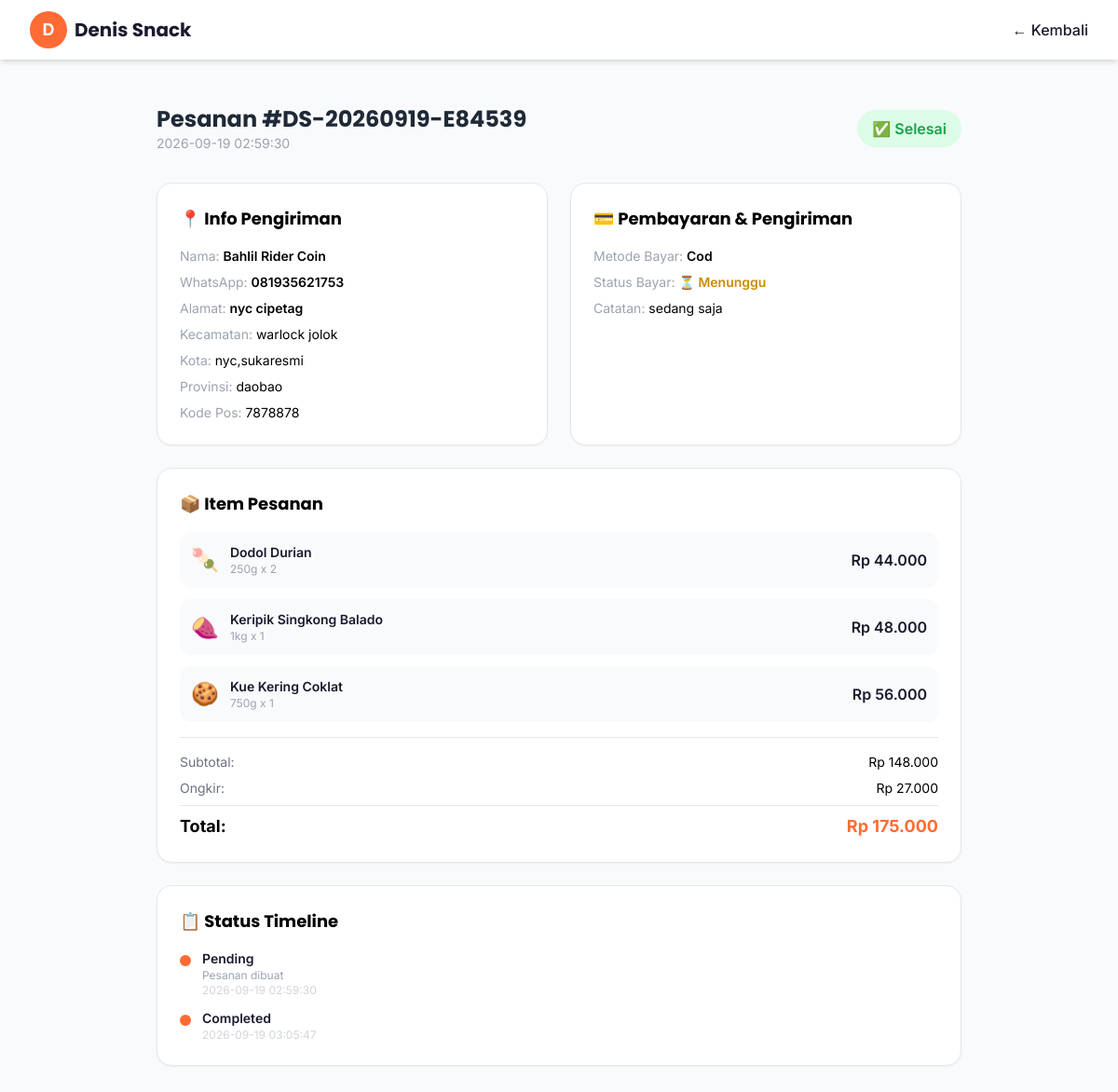
Screenshot of /my-orders/3 (signed in) with the database file from the repository.
### tables this page shows
CREATE TABLE orders (
        id INTEGER PRIMARY KEY AUTOINCREMENT,
        invoice_no TEXT,
        customer_id INTEGER,
        customer_name TEXT NOT NULL,
        phone TEXT NOT NULL,
        address TEXT,
        district TEXT,
        city TEXT,
        province TEXT,
        postal_code TEXT,
        items TEXT NOT NULL,
        subtotal INTEGER NOT NULL DEFAULT 0,
        shipping_cost INTEGER DEFAULT 0,
        discount INTEGER DEFAULT 0,
        total INTEGER NOT NULL,
        notes TEXT,
        status TEXT DEFAULT 'pending',
        payment_method TEXT,
        payment_status TEXT DEFAULT 'unpaid',
        payment_proof TEXT,
        payment_date TIMESTAMP,
        courier TEXT,
        tracking_number TEXT,
        shipping_status TEXT DEFAULT 'pending',
        shipped_at TIMESTAMP,
        delivered_at TIMESTAMP,
        created_at TIMESTAMP DEFAULT CURRENT_TIMESTAMP,
        updated_at TIMESTAMP DEFAULT CURRENT_TIMESTAMP,
        FOREIGN KEY (customer_id) REFERENCES customers(id) ON DELETE SET NULL
    );

CREATE TABLE order_status_logs (
        id INTEGER PRIMARY KEY AUTOINCREMENT,
        order_id INTEGER NOT NULL,
        old_status TEXT,
        new_status TEXT NOT NULL,
        note TEXT,
        created_at TIMESTAMP DEFAULT CURRENT_TIMESTAMP,
        FOREIGN KEY (order_id) REFERENCES orders(id) ON DELETE CASCADE
    );

### app.py (the view)
@app.route('/my-orders/<int:order_id>')
def customer_order_detail(order_id):
    if not session.get('customer_id'):
        return redirect(url_for('customer_login'))
    conn = get_db()
    order = conn.execute("SELECT * FROM orders WHERE id=? AND customer_id=?", (order_id, session['customer_id'])).fetchone()
    if not order:
        conn.close()
        return redirect(url_for('customer_profile'))
    logs = conn.execute("SELECT * FROM order_status_logs WHERE order_id=? ORDER BY created_at", (order_id,)).fetchall()
    settings = get_settings()
    conn.close()
    return render_template('customer_order_detail.html', order=order, logs=logs, settings=settings)

### app.py (called while the page is built, shortened)
@app.template_filter('fromjson')
def fromjson_filter(s):
    try: return json.loads(s)
    except: return []

def get_db():
    conn = sqlite3.connect(DB_PATH, timeout=10)
    conn.row_factory = sqlite3.Row
    conn.execute("PRAGMA foreign_keys = ON")
    conn.execute("PRAGMA busy_timeout = 5000")
    return conn

def get_settings():
    now = time.time()
    if _settings_cache['data'] is not None and now - _settings_cache['ts'] < 2:
        return _settings_cache['data']

def _norm_color(value, default):
    v = str(value or '').strip()
    if len(v) == 7 and v[0] == '#' and all(c in COLOR_VALID for c in v[1:]):
        return v
    if len(v) == 6 and all(c in COLOR_VALID for c in v):
        return '#' + v
    return default

def get_theme():
    s = get_settings()
    theme = {}
    for k, v in THEME_DEFAULTS.items():
        theme[k] = s.get('theme_' + k, v)
    for c in ('primary', 'secondary', 'accent', 'dark', 'light', 'success', 'info'):
        theme[c] = _norm_color(theme[c], THEME_DEFAULTS[c])
    if theme['font_scale'] not in ('small', 'normal', 'large'):
        theme['font_scale'] = 'normal'
    theme['product_cols'] = theme['product_cols'] if theme['product_cols'] in ('2', '3', '4') else '4'
    theme['body_class'] = 'theme-btn-{} theme-card-{} theme-font-{}'.format(
        theme['button_style'], theme['card_style'], theme['font_scale'])
    theme['body_class'] += ' theme-anim-off' if theme.get('animation') != '1' else ''
    return theme

@app.context_processor
def inject_globals():
    return {'theme': get_theme(), 'settings': get_settings()}

### templates/customer_order_detail.html (shortened to what this page needs)
<!DOCTYPE html>
<html lang="id">
<head>
    <script src="https://cdn.tailwindcss.com"></script>
</head>
<body class="bg-gray-50 min-h-screen {{ theme.body_class }}">
    <nav class="bg-white shadow-md sticky top-0 z-50">
        <div class="max-w-7xl mx-auto px-4 sm:px-6 lg:px-8">
            <div class="flex justify-between items-center h-16">
                <a href="/" class="flex items-center gap-2"><div class="w-10 h-10 bg-primary rounded-full flex items-center justify-center overflow-hidden">{% if theme.logo_type == 'image' and theme.logo_image %}<img src="/uploads/{{ theme.logo_image }}" alt="logo" class="w-full h-full object-cover">{% else %}<span class="text-white font-bold text-lg">{{ theme.logo_text or 'D' }}</span>{% endif %}</div><span class="font-display font-bold text-xl text-dark">{{ settings.get('shop_name', 'Denis Snack') }}</span></a>
                <div class="flex items-center gap-4"><a href="/profile" class="text-dark hover:text-primary font-medium">← Kembali</a></div>
            </div>
        </div>
    </nav>
    <main class="max-w-4xl mx-auto px-4 py-12">
        <div class="flex flex-col sm:flex-row justify-between items-start sm:items-center gap-4 mb-8">
            <div>
                <h1 class="font-display text-2xl font-bold text-gray-800">Pesanan #{{ order.invoice_no or order.id }}</h1>
                <p class="text-gray-400 text-sm">{{ order.created_at }}</p>
            </div>
            <div class="flex gap-2">
                {% if order.status == 'pending' %}<span class="bg-yellow-100 text-yellow-600 px-4 py-2 rounded-full font-semibold">⏳ Menunggu Pembayaran</span>
                {% elif order.status == 'paid' %}<span class="bg-blue-100 text-blue-600 px-4 py-2 rounded-full font-semibold">💳 Dibayar</span>
                {% elif order.status == 'processing' %}<span class="bg-indigo-100 text-indigo-600 px-4 py-2 rounded-full font-semibold">📦 Sedang Diproses</span>
                {% elif order.status == 'shipped' %}<span class="bg-purple-100 text-purple-600 px-4 py-2 rounded-full font-semibold">🚚 Dalam Pengiriman</span>
                {% elif order.status == 'completed' %}<span class="bg-green-100 text-green-600 px-4 py-2 rounded-full font-semibold">✅ Selesai</span>
                {% elif order.status == 'cancelled' %}<span class="bg-red-100 text-red-600 px-4 py-2 rounded-full font-semibold">❌ Dibatalkan</span>
                {% endif %}
            </div>
        </div>
        <div class="grid md:grid-cols-2 gap-6 mb-6">
            <div class="bg-white rounded-2xl shadow-sm border p-6">
                <h2 class="font-display font-bold text-lg mb-4">📍 Info Pengiriman</h2>
                <div class="space-y-2 text-sm">
                    <p><span class="text-gray-400">Nama:</span> <span class="font-semibold">{{ order.customer_name }}</span></p>
                    <p><span class="text-gray-400">WhatsApp:</span> <span class="font-semibold">{{ order.phone }}</span></p>
                    <p><span class="text-gray-400">Alamat:</span> <span class="font-semibold">{{ order.address or '-' }}</span></p>
                    {% if order.district %}<p><span class="text-gray-400">Kecamatan:</span> {{ order.district }}</p>{% endif %}
                    {% if order.city %}<p><span class="text-gray-400">Kota:</span> {{ order.city }}</p>{% endif %}
                    {% if order.province %}<p><span class="text-gray-400">Provinsi:</span> {{ order.province }}</p>{% endif %}
                    {% if order.postal_code %}<p><span class="text-gray-400">Kode Pos:</span> {{ order.postal_code }}</p>{% endif %}
                </div>
            </div>
            <div class="bg-white rounded-2xl shadow-sm border p-6">
                <h2 class="font-display font-bold text-lg mb-4">💳 Pembayaran & Pengiriman</h2>
                <div class="space-y-2 text-sm">
                    <p><span class="text-gray-400">Metode Bayar:</span> <span class="font-semibold capitalize">{{ order.payment_method or '-' }}</span></p>
                    <p><span class="text-gray-400">Status Bayar:</span>
                        {% if order.payment_status == 'paid' %}<span class="text-green-600 font-semibold">✅ Dibayar</span>
                        {% elif order.payment_status == 'rejected' %}<span class="text-red-600 font-semibold">❌ Ditolak</span>
                        {% else %}<span class="text-yellow-600 font-semibold">⏳ Menunggu</span>{% endif %}
                    </p>
                    {% if order.notes %}<p><span class="text-gray-400">Catatan:</span> {{ order.notes }}</p>{% endif %}
                </div>
            </div>
        </div>
        <div class="bg-white rounded-2xl shadow-sm border p-6 mb-6">
            <h2 class="font-display font-bold text-lg mb-4">📦 Item Pesanan</h2>
            <div class="space-y-3">
                {% for item in order.items|fromjson %}
                <div class="flex items-center justify-between bg-gray-50 rounded-xl p-3">
                    <div class="flex items-center gap-3">
                        <span class="text-2xl">{{ item.emoji }}</span>
                        <div>
                            <p class="font-semibold text-dark text-sm">{{ item.name }}</p>
                            <p class="text-xs text-gray-400">{{ item.weight_label }} x {{ item.qty }}</p>
                        </div>
                    </div>
                    <p class="font-semibold text-dark">Rp {{ "{:,.0f}".format(item.price * item.qty).replace(",", ".") }}</p>
                </div>
                {% endfor %}
            </div>
            <div class="border-t mt-4 pt-4 space-y-2">
                <div class="flex justify-between text-sm"><span class="text-gray-500">Subtotal:</span><span>Rp {{ "{:,.0f}".format(order.subtotal).replace(",", ".") }}</span></div>
                <div class="flex justify-between text-sm"><span class="text-gray-500">Ongkir:</span><span>Rp {{ "{:,.0f}".format(order.shipping_cost).replace(",", ".") }}</span></div>
                <div class="flex justify-between font-bold text-lg border-t pt-2"><span>Total:</span><span class="text-primary">Rp {{ "{:,.0f}".format(order.total).replace(",", ".") }}</span></div>
            </div>
        </div>
        {% if logs %}
        <div class="bg-white rounded-2xl shadow-sm border p-6">
            <h2 class="font-display font-bold text-lg mb-4">📋 Status Timeline</h2>
            <div class="space-y-3">
                {% for l in logs %}
                <div class="flex gap-3">
                    <div class="w-3 h-3 bg-primary rounded-full mt-1.5 flex-shrink-0"></div>
                    <div>
                        <p class="font-semibold text-dark text-sm capitalize">{{ l.new_status }}</p>
                        {% if l.note %}<p class="text-gray-400 text-xs">{{ l.note }}</p>{% endif %}
                        <p class="text-gray-300 text-xs">{{ l.created_at }}</p>
                    </div>
                </div>
                {% endfor %}
            </div>
        </div>
        {% endif %}
    </main>
</body>
</html>

### rows the page displays
orders: invoice_no "DS-20260919-E84539", created_at "2026-09-19 02:59:30", customer_name "Bahlil Rider Coin", phone "081935621753", address "nyc cipetag", district "warlock jolok", city "nyc,sukaresmi", province "daobao", postal_code "7878878", payment_method "Cod", notes "sedang saja", subtotal "148.000", shipping_cost "27.000", total "175.000"
order_status_logs: new_status "Pending", note "Pesanan dibuat", created_at "2026-09-19 02:59:30"
order_status_logs: new_status "Completed", created_at "2026-09-19 03:05:47"

### other values shown
{{ theme.logo_text or 'D' }} "D"
{{ settings.get('shop_name', 'Denis Snack') }} "Denis Snack"
{{ item.emoji }} "🍡" "🍠" "🍪"
{{ item.name }} "Dodol Durian" "Keripik Singkong Balado" "Kue Kering Coklat"
{{ item.weight_label }} "250g" "1kg" "750g"
{{ item.qty }} "2" "1" "1"
{{ "{:,.0f}".format(item.price * item.qty).replace(",", ".") }} "44.000" "48.000" "56.000"
